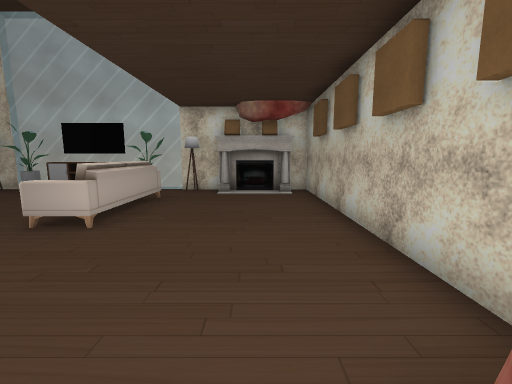
[1] (above)

22 first-person views from a walk through a 3-D level made in the Unity game engine. The camera is 1.4 m above the floor, tilts 8° down and sees 90° across. The floor is counted in squares, 1 m on a side. Each view is taken from the middle of a square. On the plan, view 1 faces up. The plan holds only what a view shows up to about 13 squares ahead; the rest is blank. The place goes on beyond the plan. The player is left out. Some animated figures are left out. Some surface patterns are stand-ins.

[2]
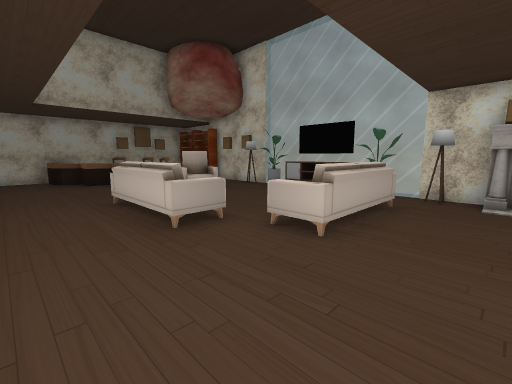

[3]
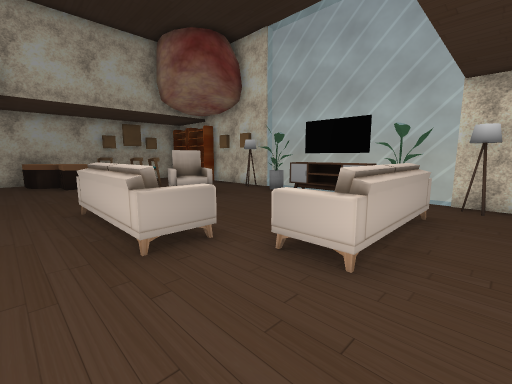

[4]
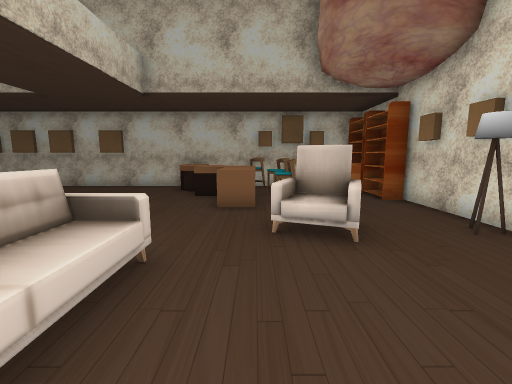

[5]
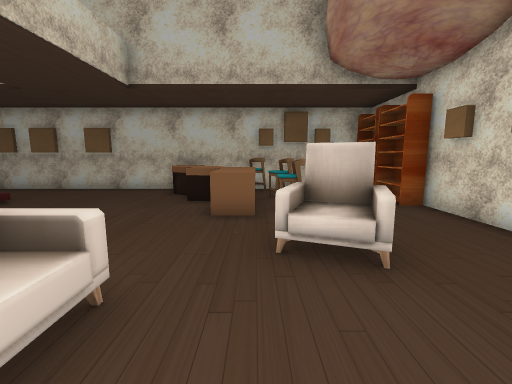

[6]
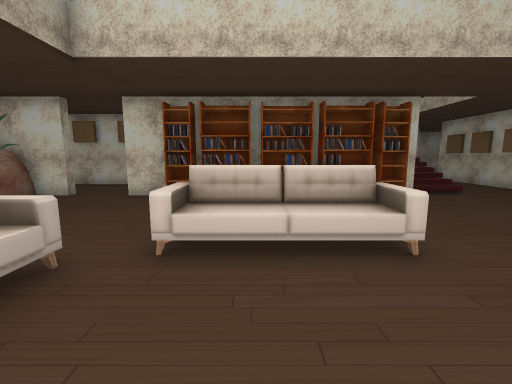

[7]
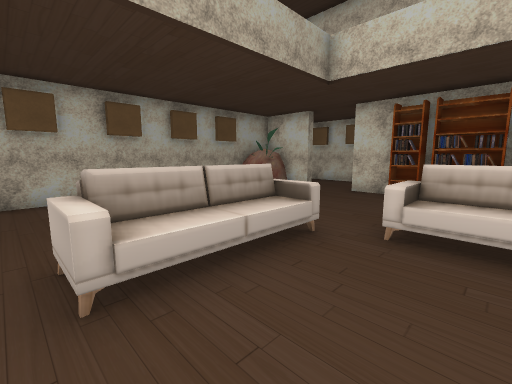

[8]
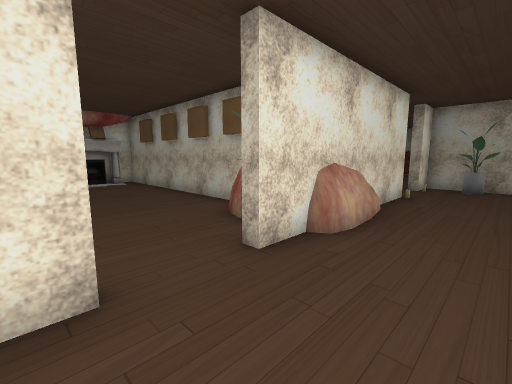

[9]
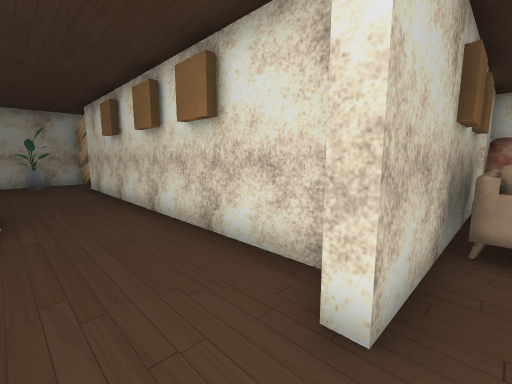

[10]
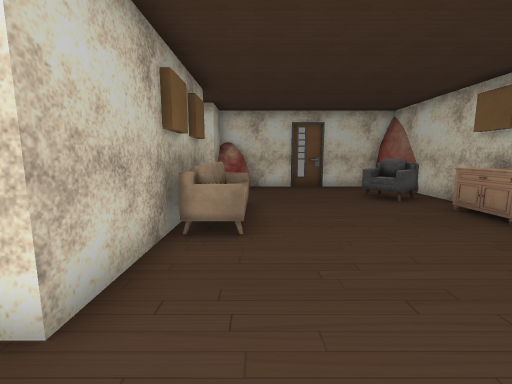

[11]
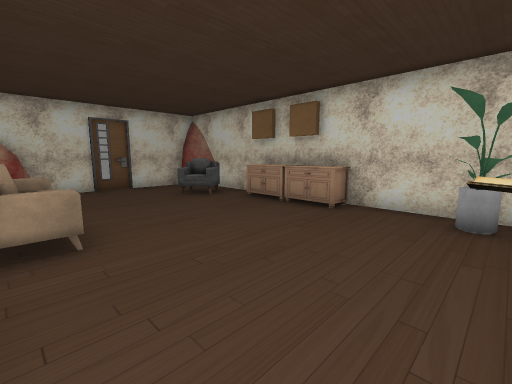

[12]
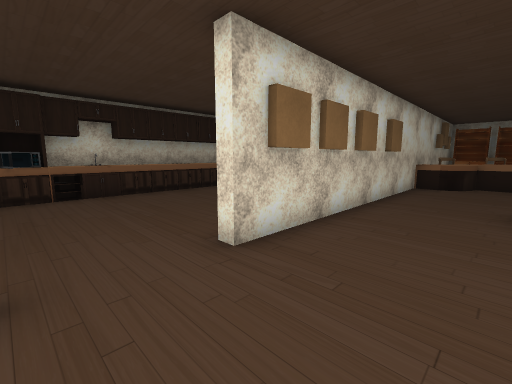

[13]
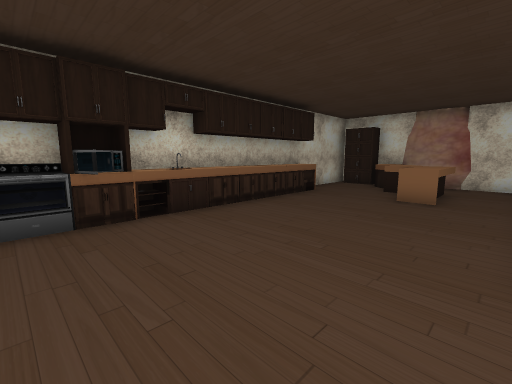

[14]
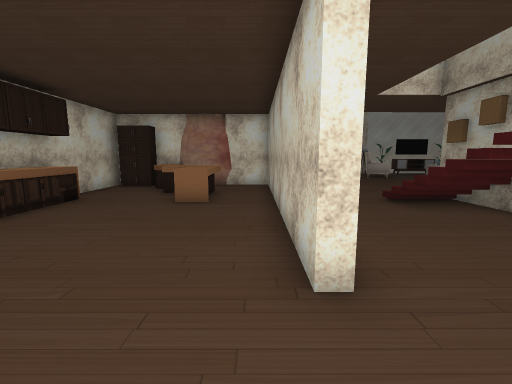

[15]
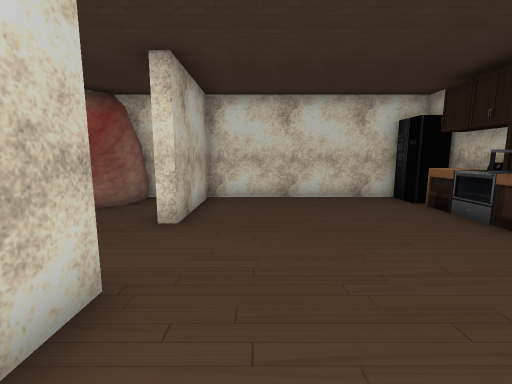

[16]
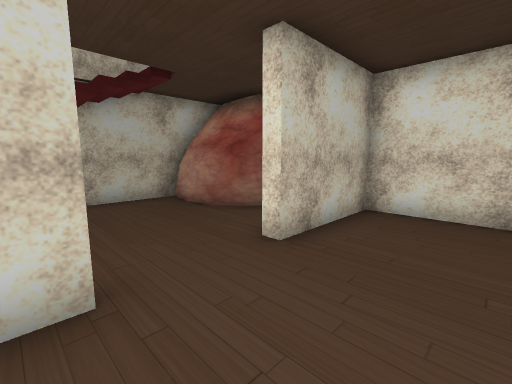

[17]
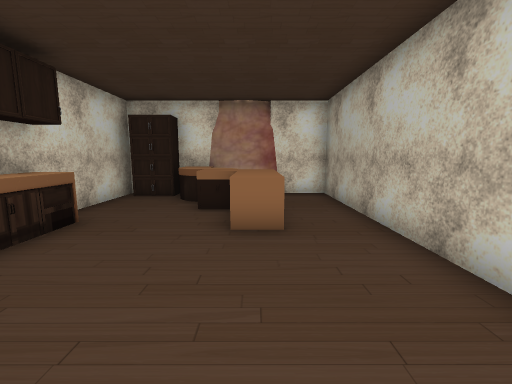

[18]
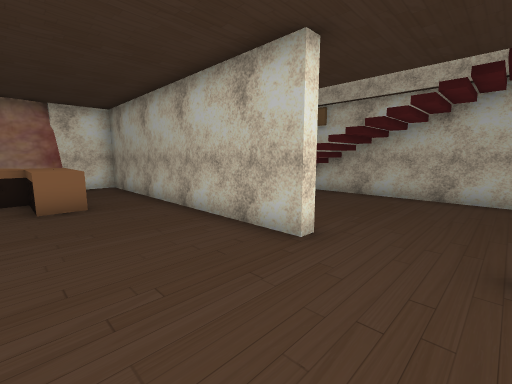

[19]
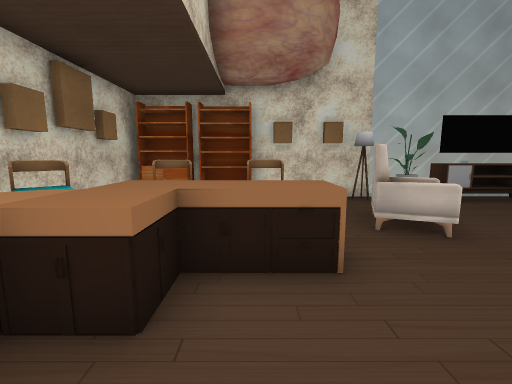

[20]
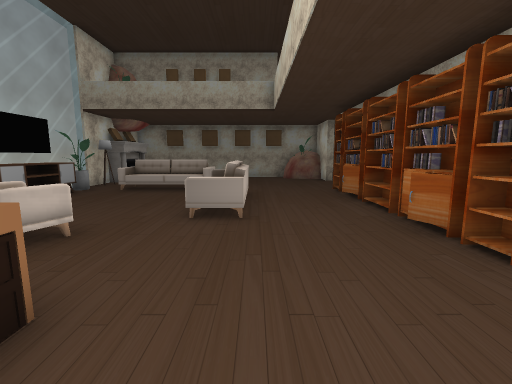

[21]
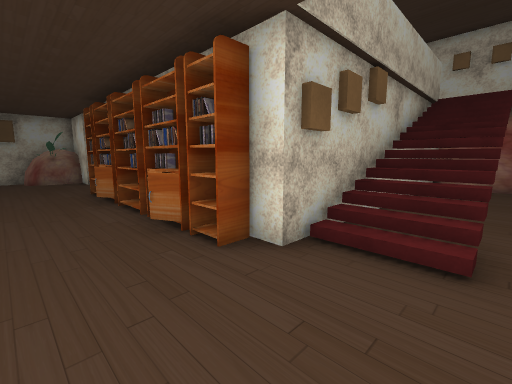

[22]
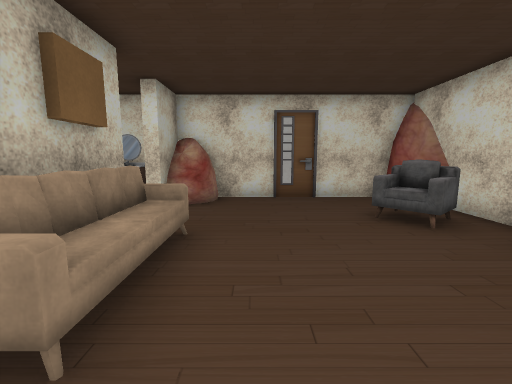

### Floor plan
Key: @ floor where view 1 was taken; # wall or solid block; . floor; / step, stairs or slope; = window, fence, low wall or low ledge; ^ raised ledge; O other object.
Columns run from 26 left of view 1 to 10 right of it. Each row starts with its distance up from view 1.
 11         #####################
 10         #=###..O.OOOOOOO.OOO#
  9         #   ..........O.....#
  8         #   . .OO.....OO....#
  7         #.^^^ OOO.....OO....#
  6         #^^^^^.O......OO....#
  5         #.^^^^...OOOO.OO....#
  4         #^^^.....OOOO.......#
  3 #########^^......OOOO.......#
  2 #OO^##..#...................#
  1 #..^^^..#..................##
  0 #...^^..#.....###...##O...@##
 -1 #....^..#.....##OOOOO#O#..#######..##
 -2 #=...^..#..//##O..O... .....#=......#
 -3 #=......#..//##....................O#
 -4 #=......#..####.......#.............#
 -5 #=......#..####.......############OO#
 -6 #=......#..###^^.....=#
 -7 ##......#.....#^....^^#
 -8 #O............#^....^^#
 -9 #O............#.....^^#
-10 #O............#==.....#
-11 #O......#..####=^.....
-12 ##......#.#####.......
-13 #O......#.#   #.....###^
-14 ###########   ##########

Positions as (right, up) in squares from view 1, and headings:
1: (0, 0), facing up
2: (-1, 1), facing up-left
3: (-2, 2), facing up-left
4: (-6, 6), facing left
5: (-7, 6), facing left
6: (-7, 8), facing down
7: (-7, 9), facing down-right
8: (-3, -4), facing up-right
9: (-5, -2), facing down-right
10: (-6, -2), facing down
11: (-5, -2), facing down-left
12: (-15, -10), facing up-left
13: (-19, -11), facing up-left
14: (-19, -10), facing up
15: (-20, -5), facing down
16: (-21, -7), facing down-right
17: (-21, -7), facing up
18: (-22, -10), facing up-right
19: (-14, 2), facing up
20: (-15, 3), facing right
21: (-15, 2), facing down-right
22: (-7, -5), facing down
